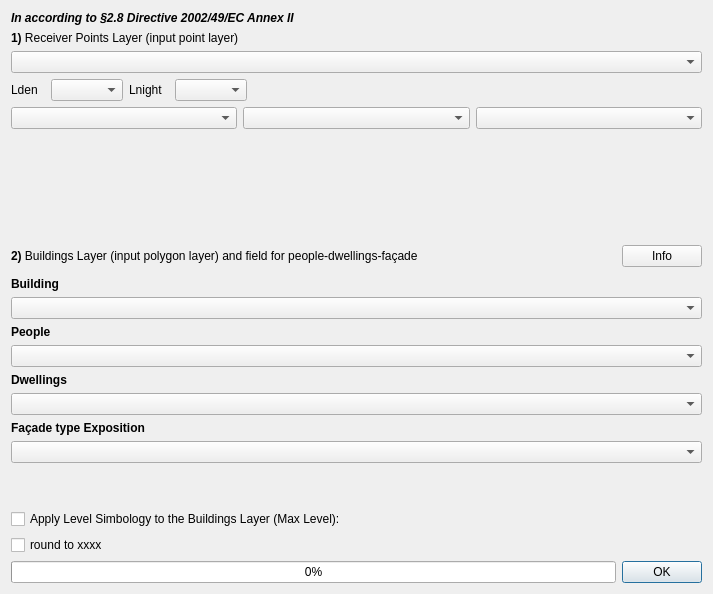
<?xml version="1.0" encoding="UTF-8"?>
<ui version="4.0">
 <class>AssignLevelsToBuildings_window</class>
 <widget class="QDialog" name="AssignLevelsToBuildings_window">
  <property name="enabled">
   <bool>true</bool>
  </property>
  <property name="geometry">
   <rect>
    <x>0</x>
    <y>0</y>
    <width>713</width>
    <height>594</height>
   </rect>
  </property>
  <property name="sizePolicy">
   <sizepolicy hsizetype="Preferred" vsizetype="Preferred">
    <horstretch>0</horstretch>
    <verstretch>0</verstretch>
   </sizepolicy>
  </property>
  <property name="minimumSize">
   <size>
    <width>713</width>
    <height>400</height>
   </size>
  </property>
  <property name="maximumSize">
   <size>
    <width>713</width>
    <height>800</height>
   </size>
  </property>
  <property name="sizeIncrement">
   <size>
    <width>0</width>
    <height>0</height>
   </size>
  </property>
  <property name="windowTitle">
   <string>opeNoise - Noise Exposure</string>
  </property>
  <property name="locale">
   <locale language="Italian" country="Italy"/>
  </property>
  <layout class="QVBoxLayout" name="verticalLayout_3">
   <item>
    <widget class="QLabel" name="label_7">
     <property name="text">
      <string>&lt;html&gt;&lt;head/&gt;&lt;body&gt;&lt;p&gt;&lt;span style=&quot; font-weight:600; font-style:italic;&quot;&gt;In according to §2.8 Directive 2002/49/EC Annex II &lt;/span&gt;&lt;/p&gt;&lt;/body&gt;&lt;/html&gt;</string>
     </property>
    </widget>
   </item>
   <item>
    <layout class="QVBoxLayout" name="verticalLayout_2">
     <item>
      <widget class="QLabel" name="receiver_points_layer_label">
       <property name="sizePolicy">
        <sizepolicy hsizetype="Fixed" vsizetype="Fixed">
         <horstretch>0</horstretch>
         <verstretch>0</verstretch>
        </sizepolicy>
       </property>
       <property name="text">
        <string>&lt;html&gt;&lt;head/&gt;&lt;body&gt;&lt;p&gt;&lt;span style=&quot; font-weight:600;&quot;&gt;1)&lt;/span&gt; Receiver Points Layer (input point layer)&lt;/p&gt;&lt;/body&gt;&lt;/html&gt;</string>
       </property>
      </widget>
     </item>
     <item>
      <layout class="QHBoxLayout" name="horizontalLayout_3">
       <item>
        <widget class="QgsMapLayerComboBox" name="receiver_points_layer_comboBox"/>
       </item>
      </layout>
     </item>
    </layout>
   </item>
   <item>
    <layout class="QVBoxLayout" name="verticalLayout">
     <item>
      <layout class="QHBoxLayout" name="horizontalLayout_4">
       <item>
        <widget class="QLabel" name="label_5">
         <property name="text">
          <string>Lden  </string>
         </property>
        </widget>
       </item>
       <item>
        <widget class="QgsFieldComboBox" name="level_1_comboBox"/>
       </item>
       <item>
        <widget class="QLabel" name="label_6">
         <property name="text">
          <string>Lnight  </string>
         </property>
        </widget>
       </item>
       <item>
        <widget class="QgsFieldComboBox" name="level_2_comboBox"/>
       </item>
       <item>
        <spacer name="horizontalSpacer">
         <property name="orientation">
          <enum>Qt::Horizontal</enum>
         </property>
         <property name="sizeHint" stdset="0">
          <size>
           <width>40</width>
           <height>20</height>
          </size>
         </property>
        </spacer>
       </item>
      </layout>
     </item>
     <item>
      <layout class="QHBoxLayout" name="horizontalLayout_2">
       <item>
        <widget class="QgsFieldComboBox" name="level_3_comboBox"/>
       </item>
       <item>
        <widget class="QgsFieldComboBox" name="level_4_comboBox"/>
       </item>
       <item>
        <widget class="QgsFieldComboBox" name="level_5_comboBox"/>
       </item>
      </layout>
     </item>
    </layout>
   </item>
   <item>
    <spacer name="verticalSpacer">
     <property name="orientation">
      <enum>Qt::Vertical</enum>
     </property>
     <property name="sizeHint" stdset="0">
      <size>
       <width>20</width>
       <height>40</height>
      </size>
     </property>
    </spacer>
   </item>
   <item>
    <layout class="QVBoxLayout" name="buildings_layer_verticalLayout">
     <property name="sizeConstraint">
      <enum>QLayout::SetNoConstraint</enum>
     </property>
     <item>
      <layout class="QHBoxLayout" name="horizontalLayout_6">
       <property name="topMargin">
        <number>4</number>
       </property>
       <property name="bottomMargin">
        <number>4</number>
       </property>
       <item>
        <widget class="QLabel" name="buildings_layer_label">
         <property name="sizePolicy">
          <sizepolicy hsizetype="Fixed" vsizetype="Fixed">
           <horstretch>0</horstretch>
           <verstretch>0</verstretch>
          </sizepolicy>
         </property>
         <property name="text">
          <string>&lt;html&gt;&lt;head/&gt;&lt;body&gt;&lt;p&gt;&lt;span style=&quot; font-weight:600;&quot;&gt;2) &lt;/span&gt; Buildings Layer (input polygon layer) and field for people-dwellings-façade&lt;/p&gt;&lt;/body&gt;&lt;/html&gt;</string>
         </property>
        </widget>
       </item>
       <item>
        <spacer name="horizontalSpacer_2">
         <property name="orientation">
          <enum>Qt::Horizontal</enum>
         </property>
         <property name="sizeHint" stdset="0">
          <size>
           <width>40</width>
           <height>20</height>
          </size>
         </property>
        </spacer>
       </item>
       <item>
        <widget class="QPushButton" name="helpNoiseExp">
         <property name="sizePolicy">
          <sizepolicy hsizetype="Preferred" vsizetype="Preferred">
           <horstretch>0</horstretch>
           <verstretch>0</verstretch>
          </sizepolicy>
         </property>
         <property name="baseSize">
          <size>
           <width>0</width>
           <height>0</height>
          </size>
         </property>
         <property name="text">
          <string>Info</string>
         </property>
         <property name="iconSize">
          <size>
           <width>8</width>
           <height>8</height>
          </size>
         </property>
        </widget>
       </item>
      </layout>
     </item>
     <item>
      <widget class="QLabel" name="label_4">
       <property name="layoutDirection">
        <enum>Qt::LeftToRight</enum>
       </property>
       <property name="text">
        <string>&lt;html&gt;&lt;head/&gt;&lt;body&gt;&lt;p&gt;&lt;span style=&quot; font-weight:600;&quot;&gt;Building &lt;/span&gt;&lt;/p&gt;&lt;/body&gt;&lt;/html&gt;</string>
       </property>
       <property name="alignment">
        <set>Qt::AlignLeading|Qt::AlignLeft|Qt::AlignVCenter</set>
       </property>
       <property name="margin">
        <number>0</number>
       </property>
       <property name="indent">
        <number>0</number>
       </property>
      </widget>
     </item>
     <item>
      <widget class="QgsMapLayerComboBox" name="buildings_layer_comboBox"/>
     </item>
     <item>
      <widget class="QLabel" name="label_2">
       <property name="text">
        <string>&lt;html&gt;&lt;head/&gt;&lt;body&gt;&lt;p&gt;&lt;span style=&quot; font-weight:600;&quot;&gt;People&lt;/span&gt;&lt;/p&gt;&lt;/body&gt;&lt;/html&gt;</string>
       </property>
       <property name="alignment">
        <set>Qt::AlignLeading|Qt::AlignLeft|Qt::AlignVCenter</set>
       </property>
      </widget>
     </item>
     <item>
      <widget class="QgsFieldComboBox" name="receiver_points_population_field">
       <property name="toolTip">
        <string>population field</string>
       </property>
       <property name="statusTip">
        <string extracomment="population field"/>
       </property>
      </widget>
     </item>
     <item>
      <widget class="QLabel" name="label_3">
       <property name="text">
        <string>&lt;html&gt;&lt;head/&gt;&lt;body&gt;&lt;p&gt;&lt;span style=&quot; font-weight:600;&quot;&gt;Dwellings&lt;/span&gt;&lt;/p&gt;&lt;/body&gt;&lt;/html&gt;</string>
       </property>
       <property name="alignment">
        <set>Qt::AlignLeading|Qt::AlignLeft|Qt::AlignVCenter</set>
       </property>
      </widget>
     </item>
     <item>
      <widget class="QgsFieldComboBox" name="dwellingCombobox"/>
     </item>
     <item>
      <widget class="QLabel" name="label">
       <property name="text">
        <string>&lt;html&gt;&lt;head/&gt;&lt;body&gt;&lt;p&gt;&lt;span style=&quot; font-weight:600;&quot;&gt;Façade type Exposition&lt;/span&gt;&lt;/p&gt;&lt;/body&gt;&lt;/html&gt;</string>
       </property>
       <property name="alignment">
        <set>Qt::AlignLeading|Qt::AlignLeft|Qt::AlignVCenter</set>
       </property>
       <property name="indent">
        <number>0</number>
       </property>
      </widget>
     </item>
     <item>
      <widget class="QgsFieldComboBox" name="methodComboBox"/>
     </item>
     <item>
      <spacer name="verticalSpacer_2">
       <property name="orientation">
        <enum>Qt::Vertical</enum>
       </property>
       <property name="sizeHint" stdset="0">
        <size>
         <width>20</width>
         <height>40</height>
        </size>
       </property>
      </spacer>
     </item>
    </layout>
   </item>
   <item>
    <widget class="QCheckBox" name="applyNoiseSimbology">
     <property name="text">
      <string>Apply Level Simbology to the Buildings Layer (Max Level):</string>
     </property>
    </widget>
   </item>
   <item>
    <widget class="QCheckBox" name="hundredCheck">
     <property name="text">
      <string>round to xxxx</string>
     </property>
    </widget>
   </item>
   <item>
    <layout class="QHBoxLayout" name="horizontalLayout">
     <item>
      <widget class="QProgressBar" name="progressBar">
       <property name="value">
        <number>0</number>
       </property>
      </widget>
     </item>
     <item>
      <widget class="QDialogButtonBox" name="run_buttonBox">
       <property name="sizePolicy">
        <sizepolicy hsizetype="Fixed" vsizetype="Fixed">
         <horstretch>0</horstretch>
         <verstretch>0</verstretch>
        </sizepolicy>
       </property>
       <property name="orientation">
        <enum>Qt::Horizontal</enum>
       </property>
       <property name="standardButtons">
        <set>QDialogButtonBox::Ok</set>
       </property>
      </widget>
     </item>
    </layout>
   </item>
  </layout>
 </widget>
 <customwidgets>
  <customwidget>
   <class>QgsFieldComboBox</class>
   <extends>QComboBox</extends>
   <header>qgsfieldcombobox.h</header>
  </customwidget>
  <customwidget>
   <class>QgsMapLayerComboBox</class>
   <extends>QComboBox</extends>
   <header>qgsmaplayercombobox.h</header>
  </customwidget>
 </customwidgets>
 <resources/>
 <connections>
  <connection>
   <sender>run_buttonBox</sender>
   <signal>accepted()</signal>
   <receiver>AssignLevelsToBuildings_window</receiver>
   <slot>accept()</slot>
   <hints>
    <hint type="sourcelabel">
     <x>700</x>
     <y>326</y>
    </hint>
    <hint type="destinationlabel">
     <x>157</x>
     <y>274</y>
    </hint>
   </hints>
  </connection>
  <connection>
   <sender>run_buttonBox</sender>
   <signal>rejected()</signal>
   <receiver>AssignLevelsToBuildings_window</receiver>
   <slot>reject()</slot>
   <hints>
    <hint type="sourcelabel">
     <x>700</x>
     <y>326</y>
    </hint>
    <hint type="destinationlabel">
     <x>286</x>
     <y>274</y>
    </hint>
   </hints>
  </connection>
  <connection>
   <sender>receiver_points_layer_comboBox</sender>
   <signal>layerChanged(QgsMapLayer*)</signal>
   <receiver>level_1_comboBox</receiver>
   <slot>setLayer(QgsMapLayer*)</slot>
   <hints>
    <hint type="sourcelabel">
     <x>90</x>
     <y>61</y>
    </hint>
    <hint type="destinationlabel">
     <x>108</x>
     <y>117</y>
    </hint>
   </hints>
  </connection>
  <connection>
   <sender>receiver_points_layer_comboBox</sender>
   <signal>layerChanged(QgsMapLayer*)</signal>
   <receiver>level_2_comboBox</receiver>
   <slot>setLayer(QgsMapLayer*)</slot>
   <hints>
    <hint type="sourcelabel">
     <x>244</x>
     <y>61</y>
    </hint>
    <hint type="destinationlabel">
     <x>283</x>
     <y>117</y>
    </hint>
   </hints>
  </connection>
  <connection>
   <sender>receiver_points_layer_comboBox</sender>
   <signal>layerChanged(QgsMapLayer*)</signal>
   <receiver>level_3_comboBox</receiver>
   <slot>setLayer(QgsMapLayer*)</slot>
   <hints>
    <hint type="sourcelabel">
     <x>365</x>
     <y>61</y>
    </hint>
    <hint type="destinationlabel">
     <x>421</x>
     <y>117</y>
    </hint>
   </hints>
  </connection>
  <connection>
   <sender>receiver_points_layer_comboBox</sender>
   <signal>layerChanged(QgsMapLayer*)</signal>
   <receiver>level_4_comboBox</receiver>
   <slot>setLayer(QgsMapLayer*)</slot>
   <hints>
    <hint type="sourcelabel">
     <x>365</x>
     <y>61</y>
    </hint>
    <hint type="destinationlabel">
     <x>560</x>
     <y>117</y>
    </hint>
   </hints>
  </connection>
  <connection>
   <sender>receiver_points_layer_comboBox</sender>
   <signal>layerChanged(QgsMapLayer*)</signal>
   <receiver>level_5_comboBox</receiver>
   <slot>setLayer(QgsMapLayer*)</slot>
   <hints>
    <hint type="sourcelabel">
     <x>365</x>
     <y>61</y>
    </hint>
    <hint type="destinationlabel">
     <x>623</x>
     <y>117</y>
    </hint>
   </hints>
  </connection>
  <connection>
   <sender>buildings_layer_comboBox</sender>
   <signal>layerChanged(QgsMapLayer*)</signal>
   <receiver>receiver_points_population_field</receiver>
   <slot>setLayer(QgsMapLayer*)</slot>
   <hints>
    <hint type="sourcelabel">
     <x>514</x>
     <y>190</y>
    </hint>
    <hint type="destinationlabel">
     <x>616</x>
     <y>214</y>
    </hint>
   </hints>
  </connection>
  <connection>
   <sender>buildings_layer_comboBox</sender>
   <signal>layerChanged(QgsMapLayer*)</signal>
   <receiver>dwellingCombobox</receiver>
   <slot>setLayer(QgsMapLayer*)</slot>
   <hints>
    <hint type="sourcelabel">
     <x>567</x>
     <y>190</y>
    </hint>
    <hint type="destinationlabel">
     <x>503</x>
     <y>233</y>
    </hint>
   </hints>
  </connection>
  <connection>
   <sender>buildings_layer_comboBox</sender>
   <signal>layerChanged(QgsMapLayer*)</signal>
   <receiver>methodComboBox</receiver>
   <slot>setLayer(QgsMapLayer*)</slot>
   <hints>
    <hint type="sourcelabel">
     <x>383</x>
     <y>179</y>
    </hint>
    <hint type="destinationlabel">
     <x>393</x>
     <y>265</y>
    </hint>
   </hints>
  </connection>
 </connections>
</ui>
